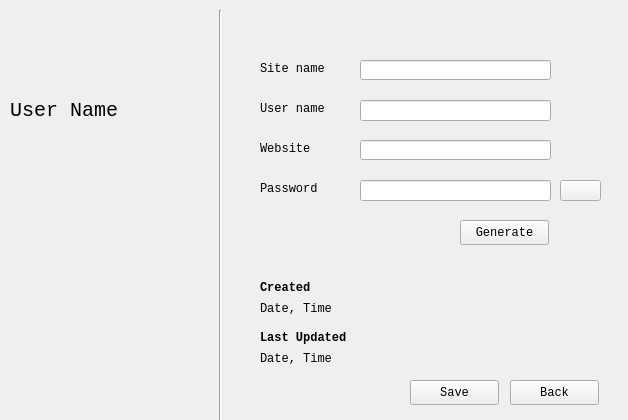
<?xml version="1.0" encoding="UTF-8"?>
<ui version="4.0">
 <class>Form</class>
 <widget class="QWidget" name="Form">
  <property name="geometry">
   <rect>
    <x>0</x>
    <y>0</y>
    <width>628</width>
    <height>420</height>
   </rect>
  </property>
  <property name="windowTitle">
   <string>Edit Password</string>
  </property>
  <property name="windowIcon">
   <iconset>
    <normaloff>../../../../../.designer/backup/Documents/projects/password-manager/res/logo/Logo.png</normaloff>../../../../../.designer/backup/Documents/projects/password-manager/res/logo/Logo.png</iconset>
  </property>
  <widget class="Line" name="line">
   <property name="geometry">
    <rect>
     <x>210</x>
     <y>10</y>
     <width>20</width>
     <height>471</height>
    </rect>
   </property>
   <property name="font">
    <font>
     <family>Monospace</family>
    </font>
   </property>
   <property name="orientation">
    <enum>Qt::Vertical</enum>
   </property>
  </widget>
  <widget class="QLabel" name="username_lbl">
   <property name="geometry">
    <rect>
     <x>10</x>
     <y>80</y>
     <width>131</width>
     <height>61</height>
    </rect>
   </property>
   <property name="font">
    <font>
     <family>Monospace</family>
     <pointsize>15</pointsize>
    </font>
   </property>
   <property name="text">
    <string>User Name</string>
   </property>
  </widget>
  <widget class="QLineEdit" name="site_nameInput">
   <property name="geometry">
    <rect>
     <x>360</x>
     <y>60</y>
     <width>191</width>
     <height>20</height>
    </rect>
   </property>
   <property name="font">
    <font>
     <family>Monospace</family>
    </font>
   </property>
  </widget>
  <widget class="QLabel" name="label_2">
   <property name="geometry">
    <rect>
     <x>260</x>
     <y>100</y>
     <width>81</width>
     <height>17</height>
    </rect>
   </property>
   <property name="font">
    <font>
     <family>Monospace</family>
    </font>
   </property>
   <property name="text">
    <string>User name</string>
   </property>
  </widget>
  <widget class="QLabel" name="label_3">
   <property name="geometry">
    <rect>
     <x>260</x>
     <y>60</y>
     <width>81</width>
     <height>17</height>
    </rect>
   </property>
   <property name="font">
    <font>
     <family>Monospace</family>
    </font>
   </property>
   <property name="text">
    <string>Site name</string>
   </property>
  </widget>
  <widget class="QLineEdit" name="usernameInput">
   <property name="geometry">
    <rect>
     <x>360</x>
     <y>100</y>
     <width>191</width>
     <height>21</height>
    </rect>
   </property>
   <property name="font">
    <font>
     <family>Monospace</family>
    </font>
   </property>
  </widget>
  <widget class="QLabel" name="label_4">
   <property name="geometry">
    <rect>
     <x>260</x>
     <y>180</y>
     <width>81</width>
     <height>17</height>
    </rect>
   </property>
   <property name="font">
    <font>
     <family>Monospace</family>
    </font>
   </property>
   <property name="text">
    <string>Password</string>
   </property>
  </widget>
  <widget class="QLineEdit" name="websiteInput">
   <property name="geometry">
    <rect>
     <x>360</x>
     <y>140</y>
     <width>191</width>
     <height>20</height>
    </rect>
   </property>
   <property name="font">
    <font>
     <family>Monospace</family>
    </font>
   </property>
  </widget>
  <widget class="QLabel" name="label_5">
   <property name="geometry">
    <rect>
     <x>260</x>
     <y>140</y>
     <width>67</width>
     <height>17</height>
    </rect>
   </property>
   <property name="font">
    <font>
     <family>Monospace</family>
    </font>
   </property>
   <property name="text">
    <string>Website</string>
   </property>
  </widget>
  <widget class="QLineEdit" name="passwordInput">
   <property name="geometry">
    <rect>
     <x>360</x>
     <y>180</y>
     <width>191</width>
     <height>21</height>
    </rect>
   </property>
   <property name="font">
    <font>
     <family>Monospace</family>
    </font>
   </property>
  </widget>
  <widget class="QPushButton" name="gen_password_btn">
   <property name="geometry">
    <rect>
     <x>460</x>
     <y>220</y>
     <width>89</width>
     <height>25</height>
    </rect>
   </property>
   <property name="font">
    <font>
     <family>Monospace</family>
    </font>
   </property>
   <property name="text">
    <string>Generate</string>
   </property>
  </widget>
  <widget class="QPushButton" name="back_btn">
   <property name="geometry">
    <rect>
     <x>510</x>
     <y>380</y>
     <width>89</width>
     <height>25</height>
    </rect>
   </property>
   <property name="font">
    <font>
     <family>Monospace</family>
    </font>
   </property>
   <property name="text">
    <string>Back</string>
   </property>
  </widget>
  <widget class="QPushButton" name="save_btn">
   <property name="geometry">
    <rect>
     <x>410</x>
     <y>380</y>
     <width>89</width>
     <height>25</height>
    </rect>
   </property>
   <property name="font">
    <font>
     <family>Monospace</family>
    </font>
   </property>
   <property name="text">
    <string>Save</string>
   </property>
  </widget>
  <widget class="QLabel" name="label_6">
   <property name="geometry">
    <rect>
     <x>260</x>
     <y>280</y>
     <width>67</width>
     <height>17</height>
    </rect>
   </property>
   <property name="font">
    <font>
     <family>Monospace</family>
    </font>
   </property>
   <property name="text">
    <string>&lt;html&gt;&lt;head/&gt;&lt;body&gt;&lt;p&gt;&lt;span style=&quot; font-weight:600;&quot;&gt;Created&lt;/span&gt;&lt;/p&gt;&lt;/body&gt;&lt;/html&gt;</string>
   </property>
   <property name="textFormat">
    <enum>Qt::RichText</enum>
   </property>
  </widget>
  <widget class="QLabel" name="creation_time_lbl">
   <property name="geometry">
    <rect>
     <x>260</x>
     <y>300</y>
     <width>111</width>
     <height>17</height>
    </rect>
   </property>
   <property name="font">
    <font>
     <family>Monospace</family>
    </font>
   </property>
   <property name="text">
    <string>Date, Time</string>
   </property>
  </widget>
  <widget class="QLabel" name="last_updated_lbl">
   <property name="geometry">
    <rect>
     <x>260</x>
     <y>350</y>
     <width>141</width>
     <height>17</height>
    </rect>
   </property>
   <property name="font">
    <font>
     <family>Monospace</family>
    </font>
   </property>
   <property name="text">
    <string>Date, Time</string>
   </property>
  </widget>
  <widget class="QLabel" name="label_9">
   <property name="geometry">
    <rect>
     <x>260</x>
     <y>330</y>
     <width>121</width>
     <height>17</height>
    </rect>
   </property>
   <property name="font">
    <font>
     <family>Monospace</family>
    </font>
   </property>
   <property name="text">
    <string>&lt;html&gt;&lt;head/&gt;&lt;body&gt;&lt;p&gt;&lt;span style=&quot; font-weight:600;&quot;&gt;Last Updated&lt;/span&gt;&lt;/p&gt;&lt;/body&gt;&lt;/html&gt;</string>
   </property>
   <property name="textFormat">
    <enum>Qt::RichText</enum>
   </property>
  </widget>
  <widget class="QPushButton" name="clipboard_btn">
   <property name="geometry">
    <rect>
     <x>560</x>
     <y>180</y>
     <width>41</width>
     <height>21</height>
    </rect>
   </property>
   <property name="font">
    <font>
     <family>Monospace</family>
     <pointsize>15</pointsize>
    </font>
   </property>
   <property name="cursor">
    <cursorShape>PointingHandCursor</cursorShape>
   </property>
   <property name="text">
    <string/>
   </property>
   <property name="icon">
    <iconset>
     <normaloff>../logo/clipboard.png</normaloff>../logo/clipboard.png</iconset>
   </property>
   <property name="default">
    <bool>false</bool>
   </property>
   <property name="flat">
    <bool>false</bool>
   </property>
  </widget>
  <widget class="QLabel" name="label_10">
   <property name="geometry">
    <rect>
     <x>20</x>
     <y>10</y>
     <width>191</width>
     <height>81</height>
    </rect>
   </property>
   <property name="font">
    <font>
     <family>Monospace</family>
    </font>
   </property>
   <property name="text">
    <string/>
   </property>
   <property name="pixmap">
    <pixmap>../logo/login_screen_small.png</pixmap>
   </property>
  </widget>
 </widget>
 <resources/>
 <connections/>
</ui>
